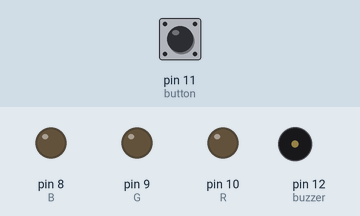
This sketch was run on a simulated Arduino Uno, built with avr-gcc and run on an emulated ATmega328P. Parts: output pins drawn as LEDs (lit = HIGH), buzzer (waves = sounding). Dashed ring = blinking. The test bench sets the inputs (shaded band); at power-on: pin 11 (button) LOW. Random numbers use the default seed unless the sketch sets one; what the sketch prints to the serial monitor is not drawn.

Above: at 1.2 s.
1.3 s: pin 11 (button) pulled HIGH for 1 s
At 1.55 s:
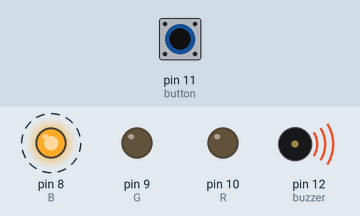
4.3 s: pin 11 (button) pulled HIGH for 3.2 s
At 11.24 s:
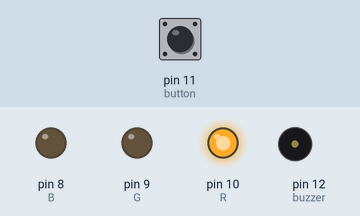
Timing chart, 0 to 17.4 s (numbered marks = the images above; inputs shaded):
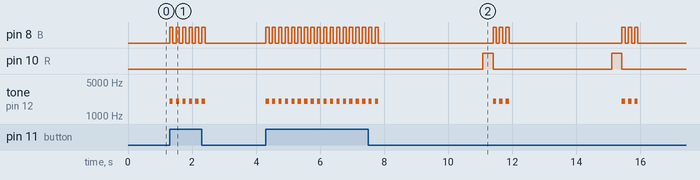

The sketch:

main.ino
```cpp
#include <time.h>
#include <stdlib.h>


bool led_glow = false;
int n = 0;
bool start = true;
bool winning = false;
bool losing = false;
int buttonState = 0;

int R = 10;
int G = 9;
int B = 8;
int buzzer = 12;

int button = 11;
void setup()
{

  pinMode(R, OUTPUT);
  pinMode(G, OUTPUT);
  pinMode(B, OUTPUT);
  pinMode(button, INPUT);
  pinMode(buzzer, OUTPUT);
  srand(time(NULL));
  Serial.begin(9600);
}

 void loop()
 {
  //tone(buzzer, 1000);
  int time_of_glowing = 100;
  int time_of_delay = rand()% (2000 + 1 - 1000) + 1000;
  buttonState = digitalRead(button);
  n = n + 1;

  if (start == true){
    if (n > time_of_delay){
      led_glow = true;
      start = false;
      n = 0;
      digitalWrite(R, HIGH);
      digitalWrite(G, LOW);
      digitalWrite(B, LOW);
    }
  }
  if (led_glow == true){
    if (n > time_of_glowing){
      led_glow = false;
      digitalWrite(R, LOW);
      digitalWrite(G, LOW);
      digitalWrite(B, LOW);
      losing = true;
      n = 0;
    }
  }
  if(winning == true){
    for (int a = 0; a<5; a++) {
      tone(buzzer, 800);
      digitalWrite(R, LOW);
      digitalWrite(G, HIGH);
      digitalWrite(B, LOW);
      delay(100);
      noTone(buzzer);
      digitalWrite(R, LOW);
      digitalWrite(G, LOW);
      digitalWrite(B, LOW);
      delay(100);
    }
    winning = false;
    led_glow = false;
    n = 0;
    start = true;
    winning = false;
    losing = false;
    buttonState = 0;
  }

  if(losing == true){
    for (int a = 0; a<3; a++) {
      tone(buzzer, 2000);
      digitalWrite(R, LOW);
      digitalWrite(G, LOW);
      digitalWrite(B, HIGH);
      delay(100);
      noTone(buzzer);
      digitalWrite(R, LOW);
      digitalWrite(G, LOW);
      digitalWrite(B, LOW);
      delay(100);
    }

    winning = false;
    losing = false;
    led_glow = false;
    n = 0;
    start = true;
    winning = false;
    buttonState = 0;
  }


  if (buttonState == HIGH){
    if (led_glow == true){
      winning = true;
      led_glow = false;
    }
    else{
      led_glow = false;
      digitalWrite(R, LOW);
      digitalWrite(G, LOW);
      digitalWrite(B, LOW);
      losing = true;
      n = 0;
      }
  }
  Serial.println(buttonState);
  delay(1);


  // % (max_number + 1 - minimum_number) + minimum_number
  /*
  if (led_glow == false){
    if (time_of_glowing < 500){
      digitalWrite(8, HIGH);
      led_glow = true;
      time_of_glowing = 0;
    }
  }
  else{
    delay(time_of_glowing);
  }
  //delay(rand()% (5000 + 1 - 100) + 100);

  if (led_glow == false){
    digitalWrite(8, HIGH);
    led_glow = true;
  }
  else{
    digitalWrite(8, LOW);
    led_glow = false;
  }
  n = n+1;
  */
 }
```

Measured:
- by itself, pin 8 (B): repeats every 4.1 s: HIGH 0.10 s, LOW 3.6 s, HIGH 0.10 s, LOW 0.10 s, HIGH 0.10 s, LOW 0.10 s
- by itself, pin 10 (R): alternates HIGH for 0.32 s and LOW for 3.7 s
- by itself, tone on pin 12 (buzzer): repeats every 4.1 s: 2000 Hz 0.10 s, silent 3.6 s, 2000 Hz 0.10 s, silent 0.10 s, 2000 Hz 0.10 s, silent 0.10 s
